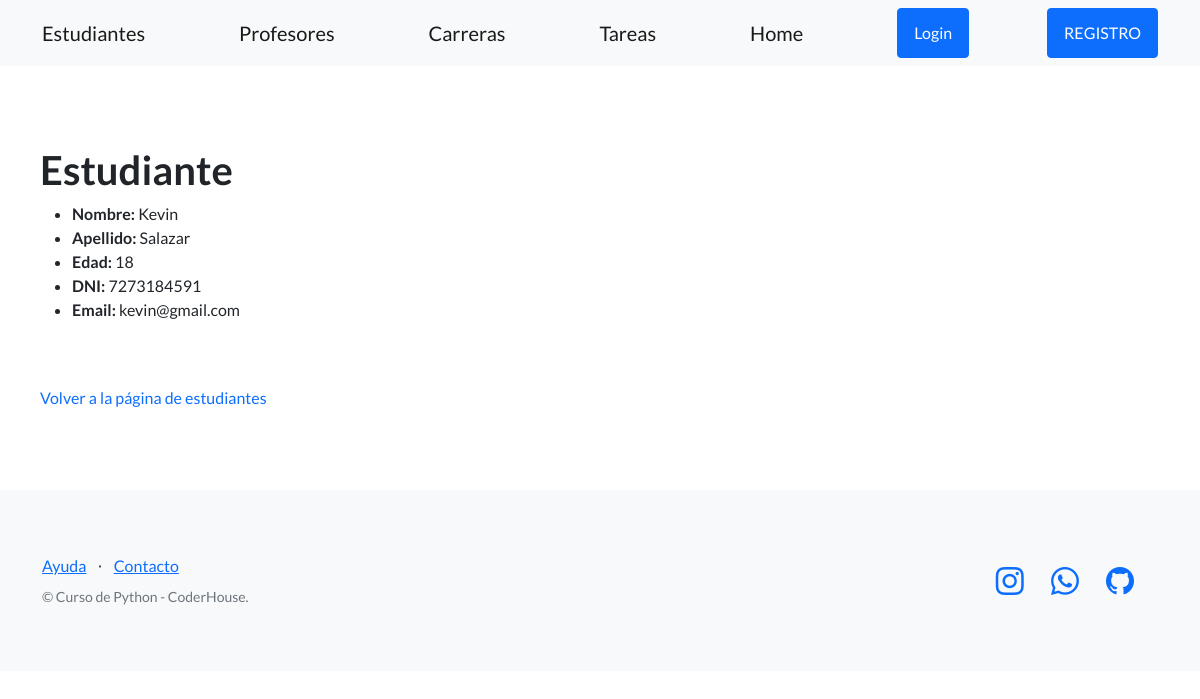
The page /estudiantes/ver/20 (signed in) on the database its author committed.
### myapp/models.py (models this page shows, shortened)
class Estudiantes(models.Model):
    nombre = models.CharField(max_length=40)
    apellido = models.CharField(max_length=40)
    edad = models.IntegerField()
    dni = models.CharField(max_length=60)
    email = models.EmailField(max_length=100)

### myapp/views.py (the view)
# urls.py: path('estudiantes/ver/<int:pk>', EstudiantesDetailView.as_view(), name='ver_estudiante'),
class EstudiantesDetailView(LoginRequiredMixin, DetailView):
    model = Estudiantes
    success_url = reverse_lazy('estudiantes')
    template_name = 'myapp/est_detail.html'

### myapp/templates/myapp/est_detail.html (shortened to what this page needs)
{% extends 'myapp/base.html' %}
{% block content %}
    <h1>Estudiante</h1>
    <ul>
        <li><b>Nombre:</b> {{object.nombre}}</li>
        <li><b>Apellido:</b> {{object.apellido}}</li>
        <li><b>Edad: </b>{{object.edad}}</li>
        <li><b>DNI:</b> {{object.dni}}</li>
        <li><b>Email:</b> {{object.email}}</li>
    </ul>
    <br><br>
    <a style="text-decoration: none;" href="{% url 'estudiantes' %}">Volver a la página de estudiantes</a>
{% endblock %}

### rows shown on the page
Estudiantes: nombre "Kevin", apellido "Salazar", edad "18", dni "7273184591", email "kevin@gmail.com"
